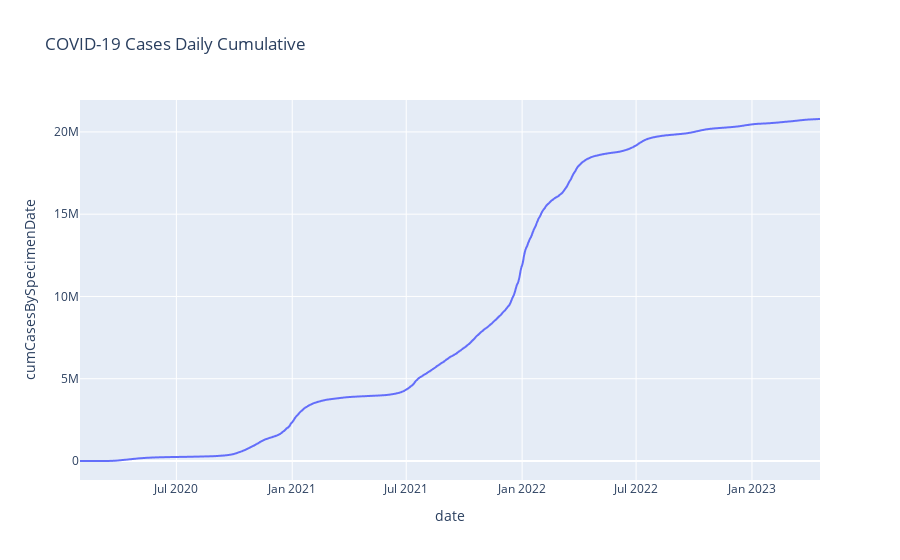

Notebook cell for this chart:
### Markdown cell above
The increase in cases over time is shown in the graph.

### Code cell
fig=px.line(cases,x='date',y='cumCasesBySpecimenDate', title='COVID-19 Cases Daily Cumulative')
fig.show()

### Figure 1 — Plotly figure (JSON) as saved in the notebook; plotly's stock layout.template omitted (floating-point values rounded to 4 significant figures; data arrays with more than 128 entries replaced by an {"elided": "..."} marker saying what was removed)
{"data": [{"hovertemplate": "date=%{x}<br>cumCasesBySpecimenDate=%{y}<extra></extra>", "legendgroup": "", "line": {"color": "#636efa", "dash": "solid"}, "marker": {"symbol": "circle"}, "mode": "lines", "name": "", "showlegend": false, "type": "scattergl", "x": {"elided": "1176 str values"}, "xaxis": "x", "y": {"elided": "1176 int values"}, "yaxis": "y"}], "layout": {"legend": {"tracegroupgap": 0}, "title": {"text": "COVID-19 Cases Daily Cumulative"}, "xaxis": {"anchor": "y", "domain": [0, 1], "title": {"text": "date"}}, "yaxis": {"anchor": "x", "domain": [0, 1], "title": {"text": "cumCasesBySpecimenDate"}}}}
